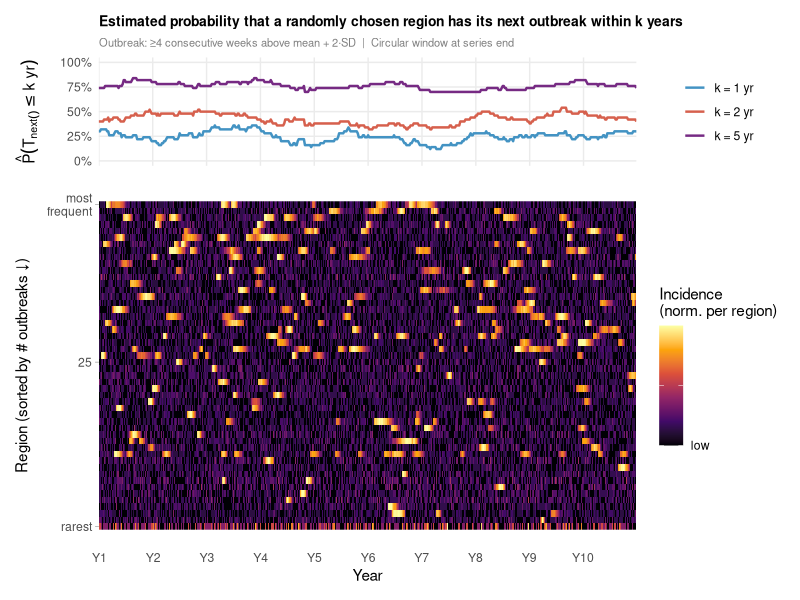

Generate this figure with R: (Note: this script raises an error after producing the figure.)
# scripts/fake_outbreak_timeseries.R
# ─────────────────────────────────────────────────────────────────────────────
# Simulate weekly incidence for 50 regions over 10 years.
# Plots:
#   Top panel    – P(≥1 outbreak in next k years) for k = 1, 2, 5
#   Bottom panel – incidence heatmap (one row per region)
# ─────────────────────────────────────────────────────────────────────────────

suppressPackageStartupMessages({
  library(tidyverse)
  library(patchwork)
  library(scales)
})

set.seed(42)

N_REG <- 50L
N_YR  <- 10L
WPY   <- 52L                  # weeks per year
N_WK  <- N_YR * WPY           # 520 total weeks
WEEKS <- seq_len(N_WK)

# ── 1.  Inter-outbreak interval per region ────────────────────────────────────
# Log-uniform on [0.8, 5.5] yr gives a right-skewed distribution of outbreak
# counts (many regions with 2-4 outbreaks; a few with >10 over 10 years).
# Sort descending so region 1 = most frequent (top of heatmap).
ival_yr <- sort(
  exp(runif(N_REG, log(0.8), log(5.5))),
  decreasing = TRUE
)

# ── 2.  Generate one region's time series ────────────────────────────────────
gen_ts <- function(reg, ival) {
  ival_wk <- ival * WPY
  ts      <- rpois(N_WK, 1)            # sparse endemic background

  # Poisson-process outbreaks: exponential inter-arrival times
  t0 <- rexp(1, 1 / ival_wk)
  while (t0 < N_WK) {
    i0  <- max(1L, min(N_WK, round(t0)))
    dur <- max(5L, min(24L, round(rlnorm(1, log(11), 0.40))))  # weeks
    pk  <- max(2L, round(dur * rbeta(1, 2, 4)))   # peak early in outbreak
    amp <- rlnorm(1, log(75), 0.55)                # peak case count

    # Normal-shaped epidemic curve, normalised to amplitude
    crv <- dnorm(seq_len(dur), mean = pk, sd = dur / 5)
    crv <- crv / max(crv) * amp

    i1  <- min(i0 + dur - 1L, N_WK)
    len <- i1 - i0 + 1L
    ts[i0:i1] <- ts[i0:i1] + rpois(len, pmax(0.5, crv[seq_len(len)]))

    t0 <- t0 + rexp(1, 1 / ival_wk)
  }
  tibble(region = reg, week = WEEKS, incidence = ts, ival_yr = ival)
}

ts_df <- map2_dfr(seq_len(N_REG), ival_yr, gen_ts)

# ── 3.  Define outbreak: ≥4 consecutive weeks above mean + 2·SD ──────────────
# Step 1: flag weeks that exceed the region-specific threshold
ts_df <- ts_df |>
  group_by(region) |>
  mutate(
    reg_mean     = mean(incidence),
    reg_sd       = sd(incidence),
    above_thresh = incidence > reg_mean + 2 * reg_sd
  ) |>
  ungroup()

# Step 2: within each region, mark a run of above-threshold weeks as an
# outbreak only if it contains ≥ 4 consecutive weeks (rle-based).
mark_outbreaks <- function(above) {
  r   <- rle(above)
  # qualify only TRUE runs of length ≥ 4
  out <- r$values & (r$lengths >= 4L)
  rep(out, r$lengths)
}

ts_df <- ts_df |>
  group_by(region) |>
  mutate(in_outbreak = mark_outbreaks(above_thresh)) |>
  ungroup()

# Count distinct outbreak episodes per region
n_ep <- ts_df |>
  group_by(region) |>
  summarise(
    n_episodes = sum(diff(c(FALSE, in_outbreak)) == 1L),
    ival_yr    = first(ival_yr),
    .groups    = "drop"
  )

cat("Outbreak episodes per region (summary):\n")
print(summary(n_ep$n_episodes))
cat("\nDistribution across 50 regions:\n")
print(table(n_ep$n_episodes))
cat("\n")

# Rank regions by actual observed episodes (descending: rank 1 = most frequent)
# Ties broken by original region index (stable sort).
n_ep <- n_ep |>
  arrange(desc(n_episodes), region) |>
  mutate(r_ord = row_number())

ts_df <- ts_df |>
  left_join(n_ep |> select(region, r_ord, n_episodes), by = "region")

# ── 4.  P(outbreak in next k years) – circular wrapping ──────────────────────
# outbreak matrix: rows = regions, cols = weeks
ob_mat <- matrix(
  ts_df |> arrange(region, week) |> pull(in_outbreak),
  nrow = N_REG, ncol = N_WK, byrow = TRUE
)

# At time t, look ahead k_wk weeks (wrapping back to start when past end).
# A region "has an outbreak" in the window if ANY week is in_outbreak.
p_next_k <- function(k_yr) {
  k_wk <- round(k_yr * WPY)
  vapply(WEEKS, \(t) {
    idx <- ((t - 1L + seq_len(k_wk)) %% N_WK) + 1L
    mean(rowSums(ob_mat[, idx, drop = FALSE]) > 0L)
  }, numeric(1L))
}

K_VALS  <- c(1, 2, 5)
prob_df <- map_dfr(
  K_VALS,
  \(k) tibble(week = WEEKS, k_label = paste0("k = ", k, " yr"), prob = p_next_k(k))
)

# ── 5.  Per-region normalised incidence for heatmap ──────────────────────────
ts_df <- ts_df |>
  group_by(region) |>
  mutate(inc_norm = {
    li <- log1p(incidence)
    (li - min(li)) / (max(li) - min(li) + 1e-9)
  }) |>
  ungroup()

# ── 6.  Build plot ────────────────────────────────────────────────────────────
xbr  <- seq(1L, N_WK, by = WPY)
xlab <- paste0("Y", seq_len(N_YR))

k_cols <- c(
  "k = 1 yr" = "#4393c3",
  "k = 2 yr" = "#d6604d",
  "k = 5 yr" = "#762a83"
)

## 6a.  Top panel – probability lines
p_top <- ggplot(prob_df, aes(week, prob, colour = k_label)) +
  geom_line(linewidth = 0.85) +
  scale_x_continuous(breaks = xbr, labels = xlab, expand = c(0, 0)) +
  scale_y_continuous(
    limits = c(0, 1),
    labels = label_percent(1),
    name   = expression(hat(P)(T[next] <= k ~ "yr"))
  ) +
  scale_colour_manual(values = k_cols, name = NULL) +
  labs(
    title    = "Estimated probability that a randomly chosen region has its next outbreak within k years",
    subtitle = "Outbreak: \u22654 consecutive weeks above mean + 2\u00b7SD  |  Circular window at series end"
  ) +
  theme_minimal(base_size = 11) +
  theme(
    axis.title.x     = element_blank(),
    axis.text.x      = element_blank(),
    axis.ticks.x     = element_blank(),
    panel.grid.minor = element_blank(),
    legend.position  = "right",
    plot.title       = element_text(size = 10, face = "bold"),
    plot.subtitle    = element_text(size = 8, colour = "grey50")
  )

## 6b.  Bottom panel – incidence heatmap
# r_ord = 1 → most outbreaks (top); r_ord = 50 → fewest (bottom)
p_bot <- ggplot(ts_df, aes(week, r_ord, fill = inc_norm)) +
  geom_raster() +
  scale_fill_viridis_c(
    option = "inferno",
    name   = "Incidence\n(norm. per region)",
    labels = c("low", "", "high"),
    breaks = c(0, 0.5, 1)
  ) +
  scale_x_continuous(breaks = xbr, labels = xlab, expand = c(0, 0)) +
  scale_y_reverse(
    breaks = c(1, 25, 50),
    labels = c("most\nfrequent", "25", "rarest"),
    name   = "Region (sorted by # outbreaks \u2193)"
  ) +
  labs(x = "Year") +
  theme_minimal(base_size = 11) +
  theme(
    panel.grid   = element_blank(),
    axis.ticks.y = element_line(colour = "grey70", linewidth = 0.3)
  )

## 6c.  Combine and save
fig <- (p_top / p_bot) + plot_layout(heights = c(1.5, 5))

out_path <- "outbreak_timeseries.png"
ggsave(out_path, fig, width = 14, height = 10, dpi = 150)
message("Saved: ", normalizePath(out_path))

# Save data objects for use by vaccination_simulation.R
saveRDS(ts_df, "data/ts_df_outbreaks.rds")
saveRDS(n_ep,  "data/n_ep_outbreaks.rds")
message("Data saved to data/ts_df_outbreaks.rds and data/n_ep_outbreaks.rds")
